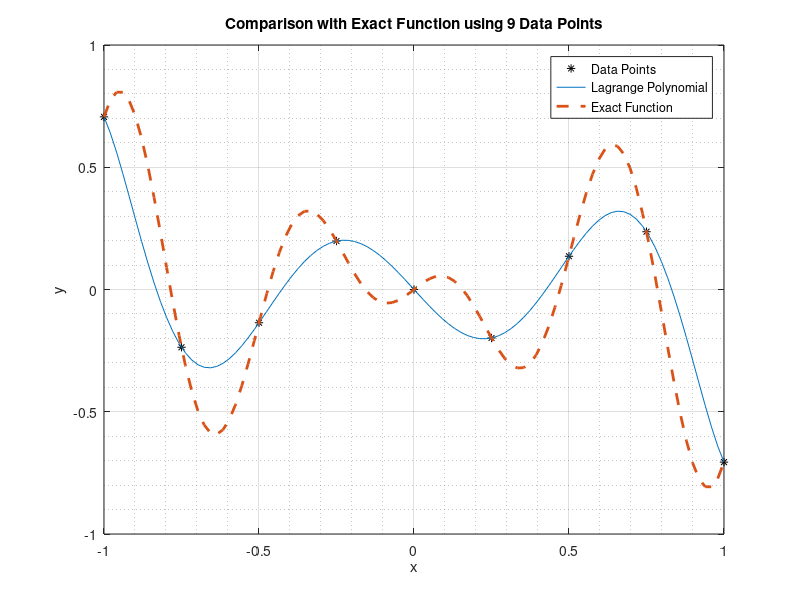
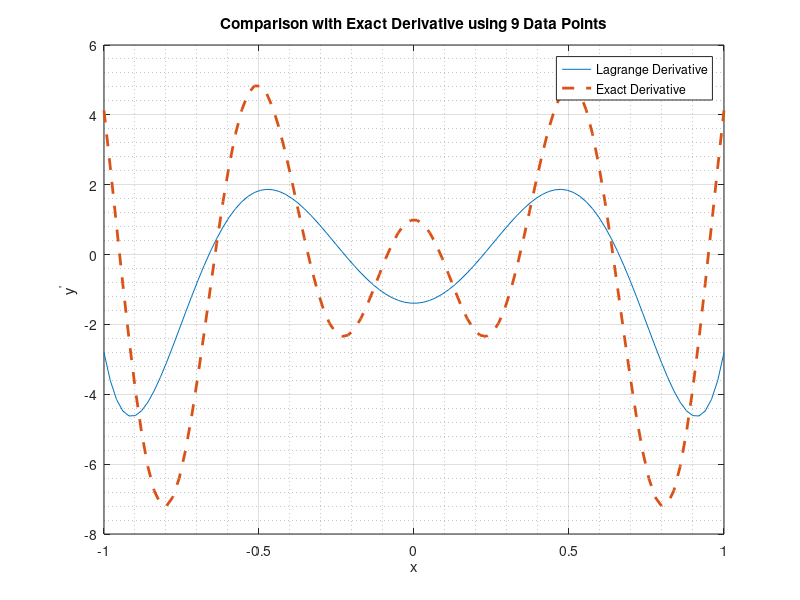

MATLAB code to generate these figures, in order:
%-------------------------------------------------------------------------%
%-------------------------------------------------------------------------%
%Author: Abdullah Al Mamun
%Title: Lagrange Polynomial and its Derivative
%Course: MAE 5093
%Date: 09-13-2018
%-------------------------------------------------------------------------%
clear; close; clc;
%-------------------------------------------------------------------------%

%Number of Data points
N=9;

%Start point
x0=-1;
%End point
xn=1;
%Exact Function (to generate data points)
f=@(x) cos(10*x).*sin(x);
df=@(x) cos(10*x).*cos(x)-10*sin(10*x).*sin(x);

%Generating Data points
x=linspace(x0,xn,N);
y=f(x);

%Defining comparing points
Nc=100;
xc=linspace(x0,xn,Nc);
ye=f(xc); %Exact Values for the comparing points
yl=zeros(1,Nc);

%-------------------------------------------------------------------------%
%Calculating Lagrange approximation for the xc points
for c=1:Nc
    sum=0;
   for i=1:N
       prod=1;
       for j=1:N
           if(i~=j)
               prod = prod * (xc(c)-x(j))/(x(i)-x(j));
           end
       end
       sum = sum + y(i)*prod;
   end
   yl(c)=sum;
end

%-------------------------------------------------------------------------%
figure(1);
plot(x,y,'k*',xc,yl,xc,ye,'--','Linewidth',2); grid on; grid minor;
xlabel('x');
ylabel('y');
title(['Comparison with Exact Function using '...
       , num2str(N) , ' Data Points']);
legend('Data Points','Lagrange Polynomial','Exact Function');

%-------------------------------------------------------------------------%
%-------------------------------------------------------------------------%
%Calculating Lagrange derivative approximation for the xc points
dye=df(xc); %Exact Values for the comparing points
dyl=zeros(1,Nc);

for c=1:Nc
    sumi=0;
   for i=1:N
       sumj=0;
       for j=1:N
           if(j~=i)
               prod=1;
               for k =1 :N
                   if(k~=i && k~=j)
                       prod = prod * (xc(c)-x(k))/(x(i)-x(k));
                   end
               end
               sumj = sumj + prod/(x(i)-x(j));
           end
       end
       sumi = sumi + y(i) * sumj;
   end
   dyl(c)=sumi;
end

%-------------------------------------------------------------------------%
figure(2);
plot(xc,dyl,xc,dye,'--','Linewidth',2); grid on; grid minor;
xlabel('x');
ylabel('y^''');
title(['Comparison with Exact Derivative using '...
       , num2str(N) , ' Data Points']);
legend('Lagrange Derivative','Exact Derivative');
%-------------------------------------------------------------------------%
%-------------------------------------------------------------------------%
